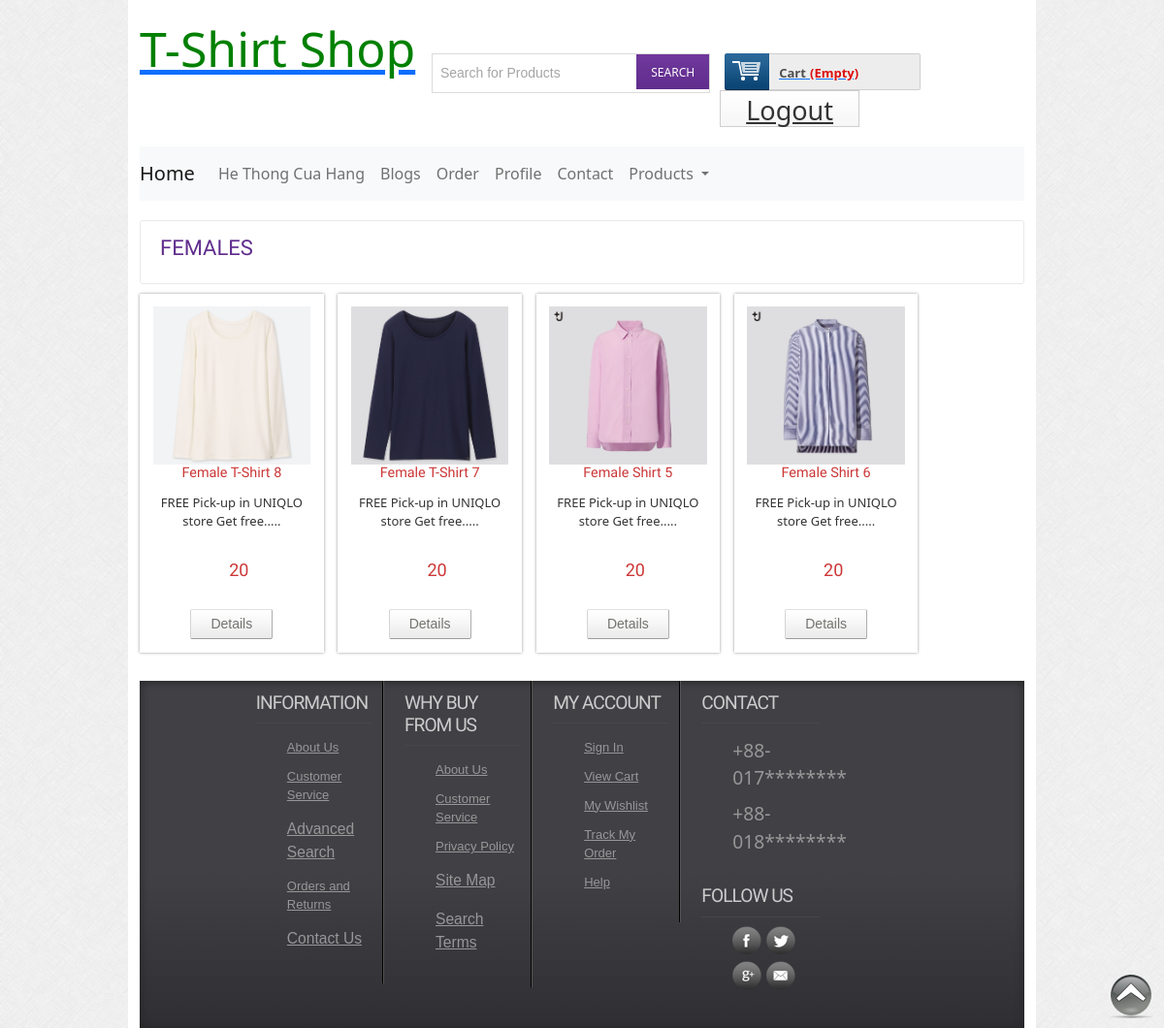
The app's page /products-females.php (signed in) with its own data.
### tables this page shows
CREATE TABLE `tbl_product` (
  `productId` int(11) NOT NULL,
  `productName` varchar(255) NOT NULL,
  `catId` int(11) NOT NULL,
  `brandId` int(11) NOT NULL,
  `body` text NOT NULL,
  `price` float NOT NULL,
  `image` varchar(255) NOT NULL,
  `type` tinyint(4) NOT NULL DEFAULT 0
);

### classes/Product.php (called while the page is built, shortened)
<?php
$filepath = realpath(dirname(__FILE__));
include_once($filepath.'/../lib/Database.php');
include_once($filepath.'/../helpers/Format.php');
 ?>
<?php
class Product
{
    private $db;
    public function __construct()
    {
        $this->db = new Database();
    }
    public function getBrandProductFemales()
    {
        $query = "SELECT * FROM tbl_product WHERE brandId = '1' ORDER BY productId DESC LIMIT 4";
        $result = $this->db->select($query);
        return $result;
    }
}

### lib/Database.php (called while the page is built, shortened)
<?php
class Database
{
    public $host   = DB_HOST;
    public $user   = DB_USER;
    public $pass   = DB_PASS;
    public $dbname = DB_NAME;
    public $link;
    private function connectDB()
    {
        $this->link = new mysqli(
            $this->host,
            $this->user,
            $this->pass,
            $this->dbname
        );
    }
    public function select($query)
    {
        $result = $this->link->query($query) or
        die($this->link->error . __LINE__);
        if ($result->num_rows > 0) {
            return $result;
        } else {
            return false;
        }
    }
}

### helpers/Format.php (called while the page is built, shortened)
<?php
class Format
{
    public function textShorten($text, $limit = 400)
    {
        $text = $text . " ";
        $text = substr($text, 0, $limit);
        $text = substr($text, 0, strrpos($text, ' '));
        $text = $text . ".....";
        return $text;
    }
}

### products-females.php (the view, shortened to what this page needs)
<?php include 'inc/header.php'; ?>
 <div class="main">
    <div class="content">
    	<div class="content_top">
    		<div class="heading">
    		<h3>Females</h3>
    		</div>
    	</div>
	      <div class="section group">
				<?php
                $getBrandProFemales = $pd->getBrandProductFemales();
                if ($getBrandProFemales) {
                    while ($result = $getBrandProFemales->fetch_assoc()) {
                        ?>
				<div class="grid_1_of_4 images_1_of_4">
					 <a href="details.php?proId=<?php echo $result['productId'] ?>"><img src="admin/<?php echo $result['image']; ?>" alt="" /></a>
					 <h2><?php echo $result['productName']; ?></h2>
					 <p><?php echo $fm->textShorten($result['body'], 40); ?></p>
					 <p><span class="price"><?php echo $result['price']; ?></span></p>
				     <div class="button"><span><a href="details.php?proId=<?php echo $result['productId']; ?>" class="details">Details</a></span></div>
				</div>
				<?php
                    }
                } ?>
			</div>
 </div>
<?php include 'inc/footer.php'; ?>

### css/style.css (style rules this page uses)
html,body,div,span,applet,object,iframe,h1,h2,h3,h4,h5,h6,p,blockquote,pre,a,abbr,acronym,address,big,cite,code,del,dfn,em,img,ins,kbd,q,s,samp,small,strike,strong,sub,sup,tt,var,b,u,i,dl,dt,dd,ol,nav ul,nav li,fieldset,form,label,legend,table,caption,tbody,tfoot,thead,tr,th,td,article,aside,canvas,details,embed,figure,figcaption,footer,header,hgroup,menu,nav,output,ruby,section,summary,time,mark,audio,video { margin:0;padding:0;border:0;font-size:100%;font:inherit;vertical-align:baseline; }
a { text-decoration:none; }
img { max-width:100%; }
body { font-family:Arial, Helvetica, sans-serif; background:url(../images/body_bg3.jpg); }
.section { clear: both; padding: 0px; margin: 0px; }
.group:before, .group:after { content:""; display:table; }
.group:after { clear:both; }
.group { zoom:1; }
.content { padding:20px 0; background:#FFF; }
.content h2 { font-size:23px; color:#6C6C6C; font-family: 'Monda', sans-serif; }
.content_top { padding:15px 20px; border:1px solid #EBE8E8; border-radius:3px; }
.heading { float:left; margin-right:10%; }
.heading h3 { font-family: 'Monda', sans-serif; font-size:22px; color:#602D8D; text-transform:uppercase; }
.grid_1_of_4 { display: block; float:left; margin: 1% 0 1% 1.6%; box-shadow: 0px 0px 3px rgb(150, 150, 150); }
.grid_1_of_4:first-child { margin-left: 0; }
.images_1_of_4 { width: 20.8%; padding:1.5%; text-align:center; position:relative; }
.images_1_of_4 img { max-width:100%; }
.images_1_of_4 h2 { color: #CC3636; font-family: 'Monda', sans-serif; font-size:0.9em; font-weight : normal; }
.images_1_of_4 p { font-size:0.8125em; padding:0.4em 0; color: #333; }
.images_1_of_4 p span.price { font-size:18px; font-family: 'Monda', sans-serif; color: #CC3636; margin-left:15px; }
.images_1_of_4 .button { float: left; line-height: 1.9em; margin-top: 0.3em; width: 100%; }
.images_1_of_4 .button a { padding:7px 20px; font-size:0.8em; }
.images_1_of_4 .button a { font-family: "Trebuchet MS",Arial,Helvetica,sans-serif; font-size: 14px; line-height: 15px; text-transform: none; color: #737370; text-decoration: none!important; background: url(../images/button-bg.png) repeat-x 0 0 #E8E8E8; display: inline-block; border-left: 1px solid #D4D4D4!important; border-right: 1px solid #ADADAD!important; border-top: 1px solid #E0E0E0!important; border-bottom: 1px solid #9C9C9C!important; cursor: pointer!important; margin: 0 2px; border-radius: 2px; -moz-border-radius: 2px; -webkit-border-radius: 2px; -webkit-transition: all 0.5s ease; -moz-transition: all 0.5s ease; -o-transition: all 0.5s ease; transition: all 0.5s ease; }

### records on screen
tbl_product: image (picture), productName "Female T-Shirt 8", body "FREE Pick-up in UNIQLO store Get free.....", price "20"
tbl_product: image (picture), productName "Female T-Shirt 7", body "FREE Pick-up in UNIQLO store Get free.....", price "20"
tbl_product: image (picture), productName "Female Shirt 5", body "FREE Pick-up in UNIQLO store Get free.....", price "20"
tbl_product: image (picture), productName "Female Shirt 6", body "FREE Pick-up in UNIQLO store Get free.....", price "20"
